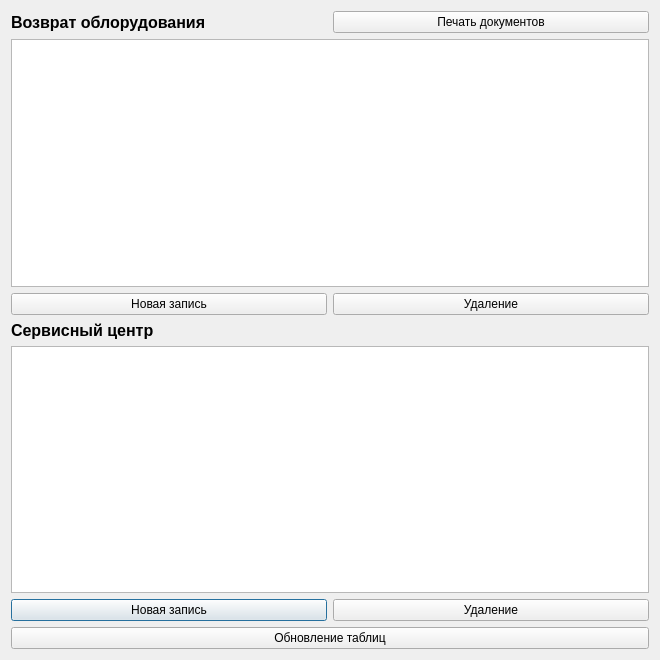
<?xml version="1.0" encoding="UTF-8"?>
<ui version="4.0">
 <class>DialogVS</class>
 <widget class="QDialog" name="DialogVS">
  <property name="geometry">
   <rect>
    <x>0</x>
    <y>0</y>
    <width>660</width>
    <height>660</height>
   </rect>
  </property>
  <property name="windowTitle">
   <string>Возврат</string>
  </property>
  <layout class="QGridLayout" name="gridLayout">
   <item row="2" column="0" colspan="2">
    <widget class="QTableView" name="tableView"/>
   </item>
   <item row="6" column="0">
    <widget class="QPushButton" name="pushButton_4">
     <property name="text">
      <string>Новая запись</string>
     </property>
    </widget>
   </item>
   <item row="5" column="0" colspan="2">
    <widget class="QTableView" name="tableView_2"/>
   </item>
   <item row="6" column="1">
    <widget class="QPushButton" name="pushButton_5">
     <property name="text">
      <string>Удаление</string>
     </property>
    </widget>
   </item>
   <item row="7" column="0" colspan="2">
    <widget class="QPushButton" name="pushButton_3">
     <property name="whatsThis">
      <string/>
     </property>
     <property name="text">
      <string>Обновление таблиц</string>
     </property>
    </widget>
   </item>
   <item row="3" column="0">
    <widget class="QPushButton" name="pushButton">
     <property name="text">
      <string>Новая запись</string>
     </property>
    </widget>
   </item>
   <item row="3" column="1">
    <widget class="QPushButton" name="pushButton_2">
     <property name="text">
      <string>Удаление</string>
     </property>
    </widget>
   </item>
   <item row="1" column="0">
    <widget class="QLabel" name="label_2">
     <property name="font">
      <font>
       <pointsize>12</pointsize>
       <bold>true</bold>
      </font>
     </property>
     <property name="text">
      <string>Возврат облорудования</string>
     </property>
    </widget>
   </item>
   <item row="1" column="1">
    <widget class="QPushButton" name="pushButton_6">
     <property name="text">
      <string>Печать документов</string>
     </property>
    </widget>
   </item>
   <item row="4" column="0">
    <widget class="QLabel" name="label">
     <property name="font">
      <font>
       <pointsize>12</pointsize>
       <bold>true</bold>
      </font>
     </property>
     <property name="text">
      <string>Сервисный центр</string>
     </property>
    </widget>
   </item>
  </layout>
 </widget>
 <resources/>
 <connections/>
</ui>
